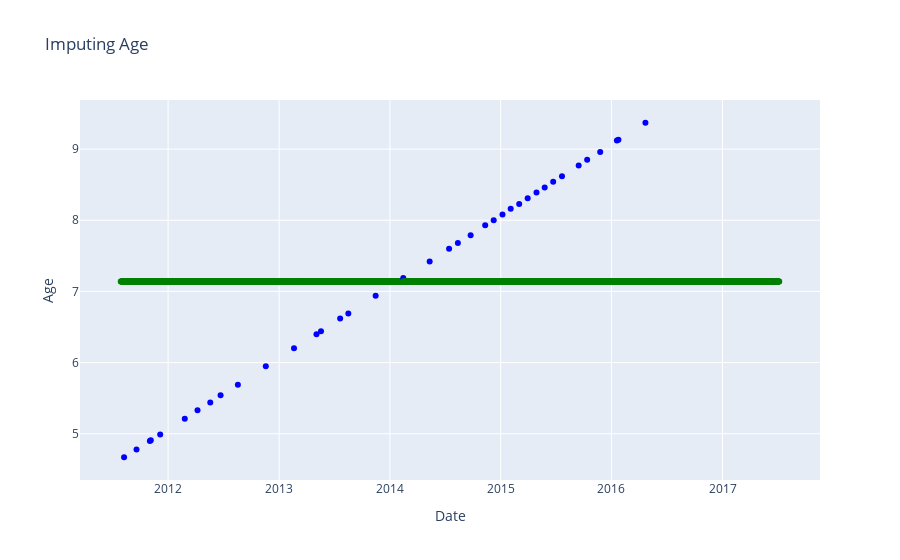
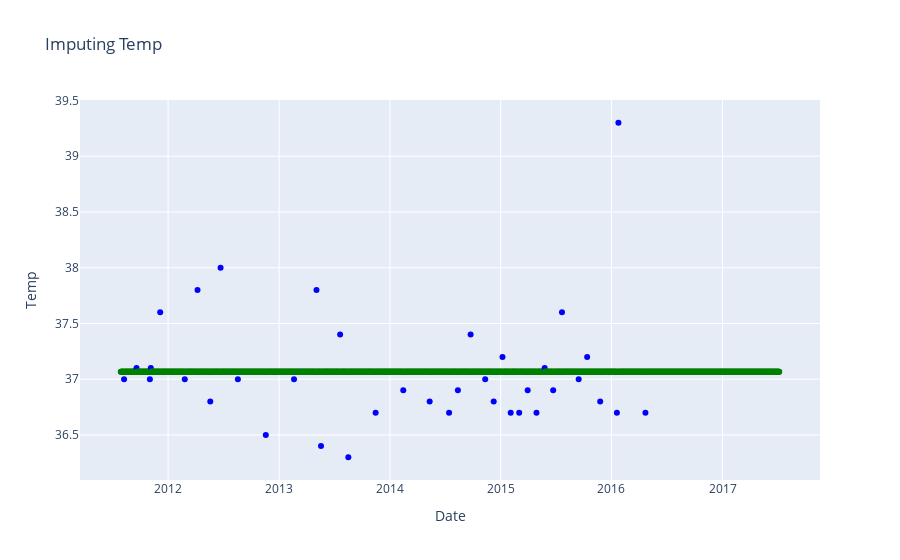

These figures' notebook cell, in order:
### Code cell
def plot_scatter(df,col):
    fig = go.Figure()
    fig.add_trace(go.Scatter(
                        x=df['Date'], 
                        y=df[col],
                        mode='markers',
                        name='lines',
                        marker=dict(
                            color=(
                                (df['From']=='imputer')
                            ).astype('int'),
                            colorscale=[[0, 'blue'], [1, 'green']]
                        )
                    ))
    fig.update_layout(title='Imputing {}'.format(col),
                   xaxis_title='Date',
                   yaxis_title='{}'.format(col))
    fig.show()
plot_scatter(imputed,'Age')
plot_scatter(imputed,'Temp')

### Figure 1 — Plotly figure (JSON) as saved in the notebook; plotly's stock layout.template omitted (floating-point values rounded to 4 significant figures; data arrays with more than 128 entries replaced by an {"elided": "..."} marker saying what was removed)
{"data": [{"marker": {"color": {"elided": "2171 int values"}, "colorscale": [[0, "blue"], [1, "green"]]}, "mode": "markers", "name": "lines", "type": "scatter", "x": {"elided": "2171 str values"}, "y": {"elided": "2171 float values"}}], "layout": {"title": {"text": "Imputing Age"}, "xaxis": {"title": {"text": "Date"}}, "yaxis": {"title": {"text": "Age"}}}}

### Figure 2 — Plotly figure (JSON) as saved in the notebook; plotly's stock layout.template omitted (floating-point values rounded to 4 significant figures; data arrays with more than 128 entries replaced by an {"elided": "..."} marker saying what was removed)
{"data": [{"marker": {"color": {"elided": "2171 int values"}, "colorscale": [[0, "blue"], [1, "green"]]}, "mode": "markers", "name": "lines", "type": "scatter", "x": {"elided": "2171 str values"}, "y": {"elided": "2171 float values"}}], "layout": {"title": {"text": "Imputing Temp"}, "xaxis": {"title": {"text": "Date"}}, "yaxis": {"title": {"text": "Temp"}}}}
